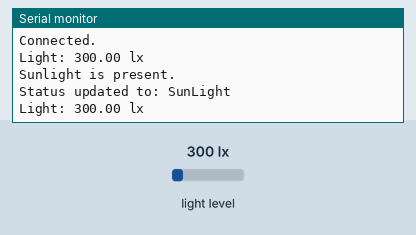
Simulated run of this sketch. Board: Arduino MKR. Shown: the last lines printed to the serial monitor. Inputs (shaded band) come from the test bench; at power-on: light level 300 lx. WiFi joins after 1.5 s; servers stay silent unless stated; not simulated (calls return 0 or success): secrets.h.

Above: at 8.5 s.
8.6 s: light level set to 40 lx
At 9.0 s:
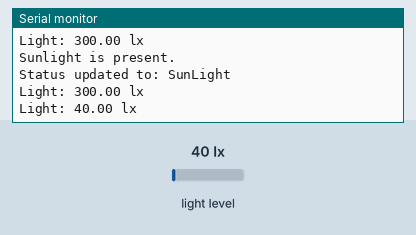
10.6 s: light level set to 500 lx
At 11.5 s:
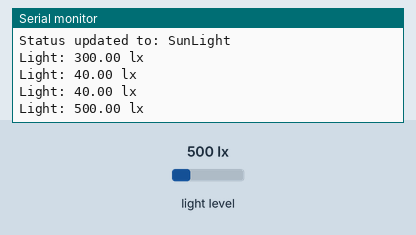
Timing chart, 0 to 13.6 s (numbered marks = the images above; inputs shaded):
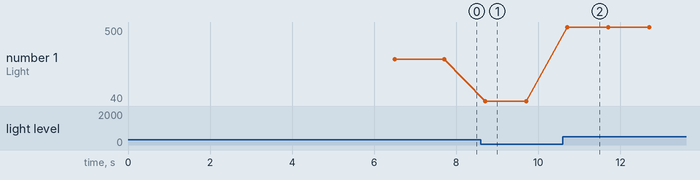

The sketch:

Task3.1Trigger.ino
```cpp
//Libraries
#include <BH1750.h>
#include <Wire.h>
#include <WiFiNINA.h> // for arduino
#include "secrets.h"
//wifi
char ssid[] = SECRET_SSID;   // your network SSID (name)
char pass[] = SECRET_PASS;   // your network password
WiFiClient client;
//trigger
char   HOST_NAME[] = "maker.ifttt.com";
String IFTTT_KEY = "eeXTQEjF3irbuMXSeE1rVANSNZdys5cOAY1nz9PBYgc"; // for modularity later
//global variables
float SUNLIGHT = 250;
float NOSUNLIGHT = 20;
bool isThereSunLight = false;

BH1750 lightMeter;

void setup() {
  Serial.begin(115200);
  while (!Serial) {
  }
  Wire.begin();
  lightMeter.begin();
}


void loop() {
  // Connect or reconnect to WiFi
  connectToWifi();
  //read data
  float lux = lightSensor();
  //is sunlight present or no?
  if(!isThereSunLight && lux >= SUNLIGHT){
    Serial.println("Sunlight is present.");
    sendToIFTTT("SunLight");
    isThereSunLight = true;
  }
  if(isThereSunLight && lux <= NOSUNLIGHT){
    Serial.println("Sunlight is no longer present.");
    sendToIFTTT("NoSunLight");
    isThereSunLight = false;
  }
  delay(1000);
}

void sendToIFTTT(String eventName){
  if (client.connect(HOST_NAME, 80)) {
    //if connected
    String path = "/trigger/" + eventName + "/with/key/" + IFTTT_KEY;
    client.println("GET " + path + " HTTP/1.1");
    client.println("Host: " + String(HOST_NAME));
    client.println("Connection: close");
    client.println(); // end HTTP header

    Serial.print("Status updated to: ");
    Serial.println(eventName);
  }
  else {
    Serial.println("connection failed");
  }
}

float lightSensor(){
  float lux = lightMeter.readLightLevel();
  Serial.print("Light: ");
  Serial.print(lux);
  Serial.println(" lx");
  return lux;
}

void connectToWifi(){
  if(WiFi.status() != WL_CONNECTED){
    Serial.print("Attempting to connect to SSID: ");
    Serial.println(SECRET_SSID);
    while(WiFi.status() != WL_CONNECTED){
      WiFi.begin(ssid, pass);  // Connect to WPA/WPA2 network. Change this line if using open or WEP network
      Serial.print(".");
      delay(5000);
    }
    Serial.println("\nConnected.");
  }
}
```

Measured:
- after the input at 8.6 s, the serial monitor: prints a new line after 0.11 s (image 1)
- after the input at 10.6 s, the serial monitor: prints a new line after 0.11 s (image 2)
- plotted number 1: 300 → 40 after the input at 8.6 s, 40 → 500 after the input at 10.6 s
